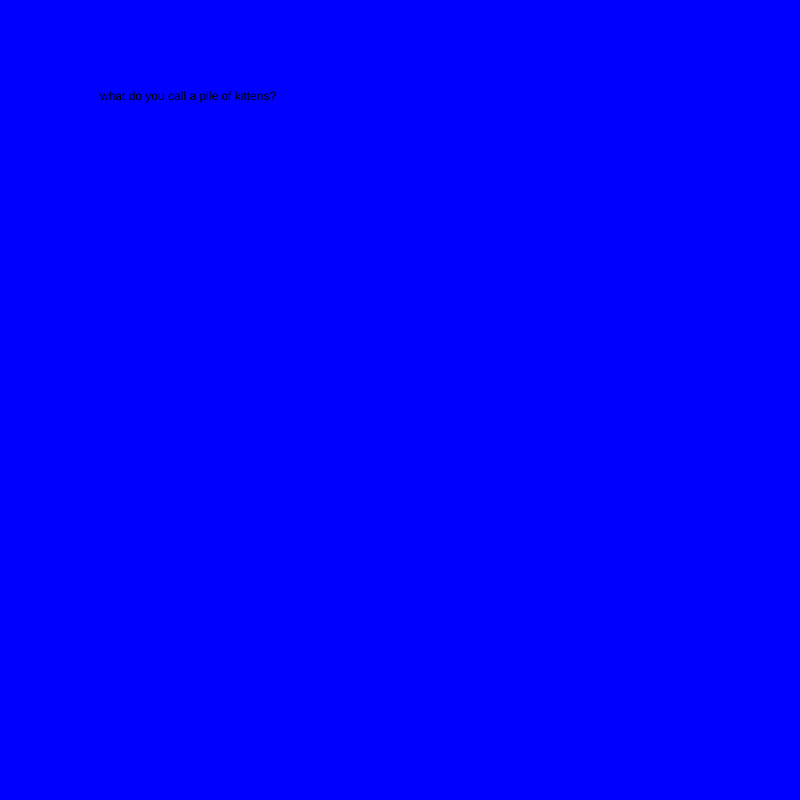
Frame 1 (no input)
Frame 60 (no input): identical to frame 1, image omitted
Frame 120 (the mouse pressed at the canvas centre since frame 60): identical to frame 1, image omitted

The p5.js sketch that drew this single still picture (run headless with seeded random() and noise() and a simulated clock; from frame 60 on, the mouse is pressed at the canvas centre):

// p5.js sketch
// ── sketch.js
var myState = 0;


function preload(){

}

function setup() {
  // put setup code here
  createCanvas(800, 800);
}

function draw() {
  // put drawing code here
  background('blue');
  switch(myState) {
    case 0:
    text("what do you call a pile of kittens?", 100, 100);
    break;

    case 1:
    text("a meowtain", 100, 100);
    break;

  }
}

function mouseReleased() {
  myState = myState + 1;
  if (myState > 1) {
    myState = 0;
  }
}
